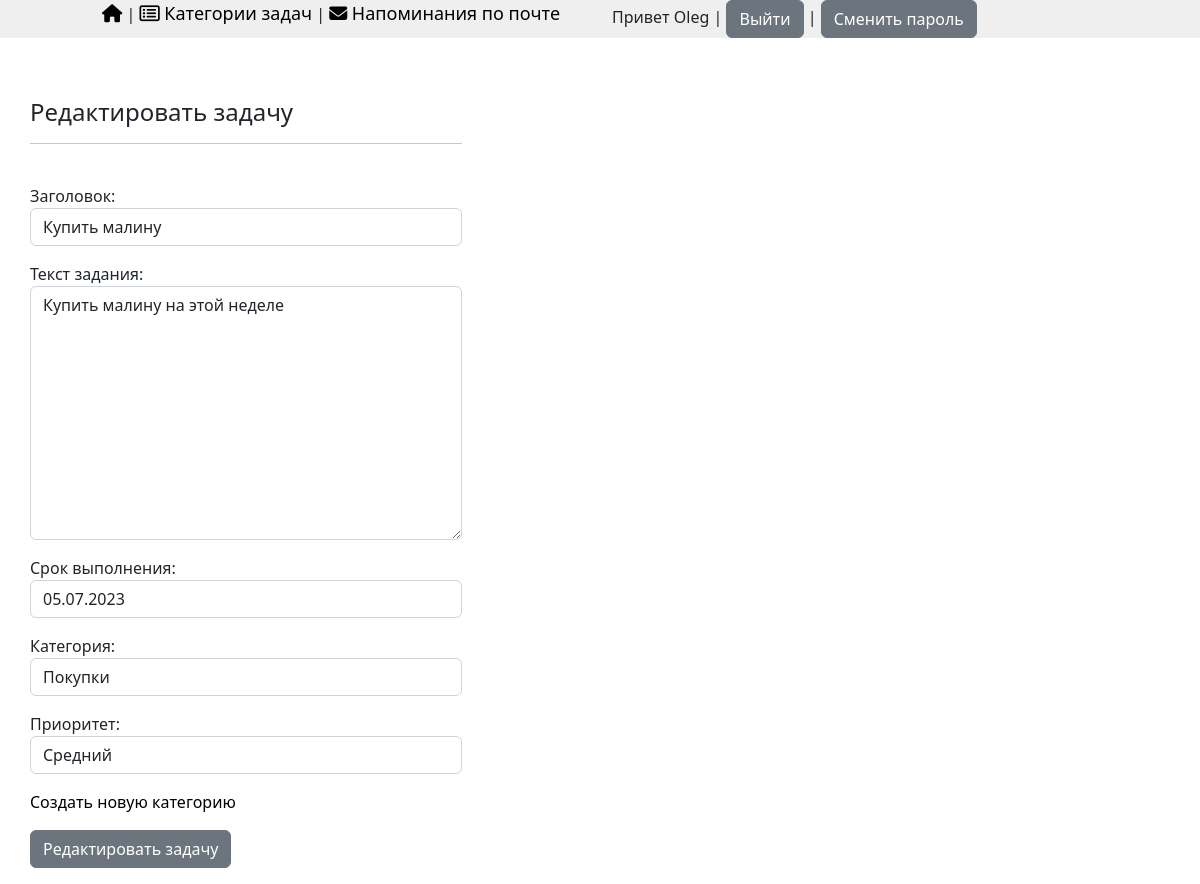
/tasks/edit/34/ (signed in), run on the app's committed database.
### myapp/models.py (models this page shows, shortened)
class Task(models.Model):
    PRIORITIES = [
        ('высокий', 'Высокий'),
        ('средний', 'Средний'),
        ('низкий', 'Низкий'),
    ]
    title = models.CharField('Заголовок', max_length=100)
    description = models.TextField('Текст задания')
    category = models.ForeignKey(Category, on_delete=models.CASCADE, related_name='tasks', verbose_name='Категория')
    create = models.DateTimeField('Создано', auto_now_add=True)
    due_date = models.DateField('Срок выполнения')
    completed = models.BooleanField('Статус выполнения', default=False)
    user = models.ForeignKey(User, on_delete=models.CASCADE, verbose_name='Пользователь')
    priority = models.CharField('Приоритет', max_length=20, choices=PRIORITIES, default='средний')
    class Meta:
        verbose_name = 'Задача'
        verbose_name_plural = 'Задачи'
        ordering = [
            'completed',  # Сортировка по полю completed (невыполненные задачи будут первыми)
            Case(
                When(priority='высокий', then=0),
                When(priority='средний', then=1),
                When(priority='низкий', then=2),
              ),
            'due_date'
        ]

### myapp/views.py (the view)
# urls.py: path('edit/<int:pk>/', views.edit, name='edit'),  # вариант 1 на базе функции
@login_required
def edit(request, pk):
    task = Task.objects.get(id=pk)
    if request.method == "POST":
        form = TaskFormEdit(request.POST, user=request.user, instance=task)
        if form.is_valid():
            form.save()
            return redirect('list')  # или так return redirect('/tasks/')
    else:
        form = TaskFormEdit(user=request.user, instance=task)
    return render(request, 'myapp/task/edit_task.html', {'form': form, 'task': task})

### myapp/forms.py
class TaskFormEdit(TaskForm):
    class Meta:
        model = Task
        fields = ['title', 'description', 'due_date', 'category', 'priority']
        widgets = {
            "title": TextInput(attrs={
                'class': 'form-control',
                'placeholder': 'Заголовок'
            }),
            "description": Textarea(attrs={
                'class': 'form-control',
                'placeholder': 'Текст задачи'
            }),
            "category": Select(attrs={
                'class': 'form-control',
                'placeholder': 'Категория',
            }),
            "due_date": DateInput(attrs={
                'class': 'form-control',
                'placeholder': 'Срок выполнения',
            }),
            "priority": Select(attrs={
                'class': 'form-control',
                'placeholder': 'Приоритет',
            }),
        }

### myapp/models.py (called while the page is built)
    def __str__(self):
        return self.name

### myapp/templates/myapp/task/edit_task.html (shortened to what this page needs)
{% extends "myapp/base.html" %}
{% block content %}
<form method="post" >
    <h4>Редактировать задачу</h4><hr><br>
      {{form.as_p}}
    <p><a class="link" href="{% url 'create_category' %}">Создать новую категорию</a></p>
    <input class="btn btn-secondary" type="submit" value="Редактировать задачу">
</form>
{% endblock %}

### myapp/templates/myapp/base.html (shortened to what this page needs)
{% load static %}
<html lang="ru">
<head>
    <link rel="stylesheet" href="https://cdn.jsdelivr.net/npm/bootstrap@5.2.3/dist/css/bootstrap.min.css">
    <link rel="stylesheet" href="{% static 'myapp/css/task.css' %}">
    <link rel="stylesheet" href="https://use.fontawesome.com/releases/v6.4.0/css/all.css">
</head>
<body>
     <div class="conteiner">
        <div class="row">
            <div class="col-1"></div>
                <div class="col-5"><a  style="text-decoration:none; font-size:18px;" href="{% url 'list' %}"><i class="fa-solid fa-house"></i></a> |
                    <a style="text-decoration:none; font-size:18px;" href="{% url 'list_categories' %}"><i class="fa-regular fa-rectangle-list"></i> Категории задач</a> |
                    <a style="text-decoration:none; font-size:18px;" href="{% url 'send_notifications' %}"><i class="fa-solid fa-envelope"></i> Напоминания по почте</a>
                </div>
            <div class="col-6">
                {% if user.is_authenticated %}
              Привет {{user.username}} | <a class="btn btn-secondary" href="{% url 'logout' %}">Выйти</a> |
              <a class="btn btn-secondary" href="{% url 'password_change' %}">Сменить пароль</a>
              {% else %}
              <a class="btn btn-secondary" href="{% url 'login' %}">Войти</a> |
              <a class="btn btn-secondary" href="{% url 'register'%}">
              Регистрация</a>
              {% endif %}
            </div>
        </div>
     </div>
     <div id="content">
        {% block content %}
        {% endblock %}
     </div>
</body>
</html>

### myapp/static/myapp/css/task.css (style rules this page uses)
form { width:80%; }
#content { float:left; width:50%; padding:60px 30px 0px 30px; }
.link { text-decoration:none; }
.conteiner { width:100%; background:#efefef; position: float; }
i,a { color: black; text-decoration: none; transition: transform .2s ease ; }

### data on the page
Task: title "Купить малину", description "Купить малину на этой неделе", due_date "05.07.2023", category "Покупки", priority "Средний"

### other printed values
{{ user.username }} "Oleg"
